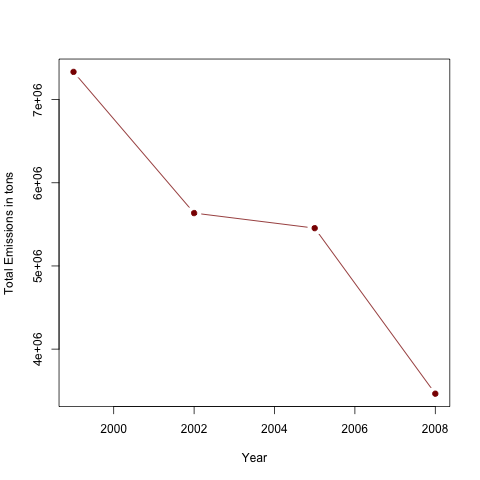

Here is the R script that generated this plot:
yearly <- with(NEI, tapply(Emissions, year, sum, rm.na=TRUE))
year <- unique(NEI$year)
png("plot1.png", width=480, height = 480, type="quartz")
plot(year, yearly, pch=19, col="dark red", ylab="Total Emissions in tons", xlab="Year", type="b")
dev.off() 